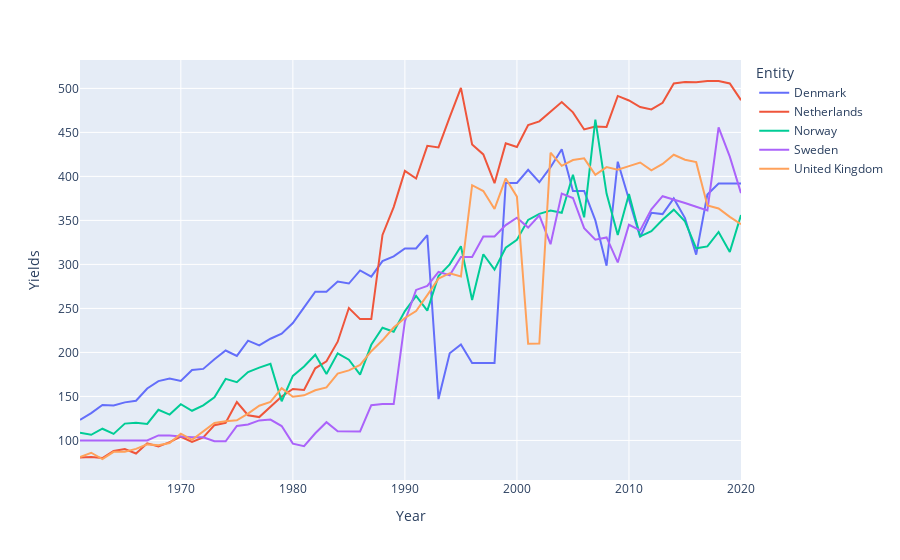

The notebook cell saved with this chart:
### Code cell
mask = tomato['Entity'].isin(country)

fig = px.line(tomato[mask], x = 'Year', y = 'Yields', color = 'Entity')
fig.show()
